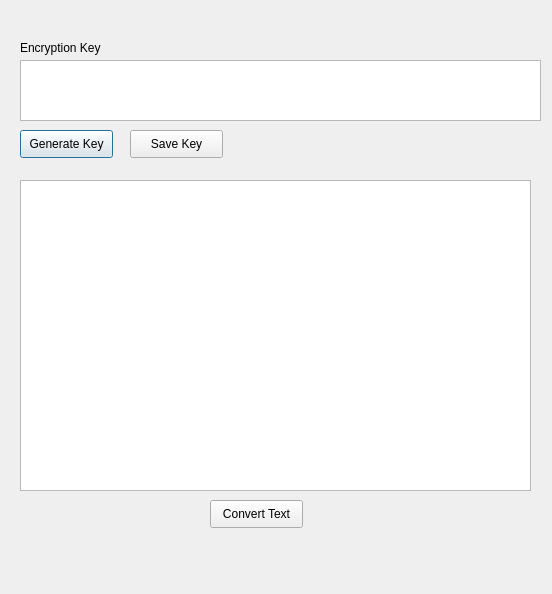
<?xml version="1.0" encoding="UTF-8"?>
<ui version="4.0">
 <class>Codex</class>
 <widget class="QDialog" name="Codex">
  <property name="geometry">
   <rect>
    <x>0</x>
    <y>0</y>
    <width>552</width>
    <height>594</height>
   </rect>
  </property>
  <property name="tabletTracking">
   <bool>false</bool>
  </property>
  <property name="windowTitle">
   <string>Dialog</string>
  </property>
  <widget class="QTextEdit" name="txtHashKey">
   <property name="geometry">
    <rect>
     <x>20</x>
     <y>60</y>
     <width>521</width>
     <height>61</height>
    </rect>
   </property>
  </widget>
  <widget class="QLabel" name="label">
   <property name="geometry">
    <rect>
     <x>20</x>
     <y>40</y>
     <width>151</width>
     <height>16</height>
    </rect>
   </property>
   <property name="text">
    <string>Encryption Key</string>
   </property>
  </widget>
  <widget class="QPushButton" name="btnGenerate">
   <property name="geometry">
    <rect>
     <x>20</x>
     <y>130</y>
     <width>93</width>
     <height>28</height>
    </rect>
   </property>
   <property name="text">
    <string>Generate Key</string>
   </property>
  </widget>
  <widget class="QPushButton" name="btnSave">
   <property name="geometry">
    <rect>
     <x>130</x>
     <y>130</y>
     <width>93</width>
     <height>28</height>
    </rect>
   </property>
   <property name="text">
    <string>Save Key</string>
   </property>
  </widget>
  <widget class="QPushButton" name="btnConvert">
   <property name="geometry">
    <rect>
     <x>210</x>
     <y>500</y>
     <width>93</width>
     <height>28</height>
    </rect>
   </property>
   <property name="text">
    <string>Convert Text</string>
   </property>
  </widget>
  <widget class="QLabel" name="lblWarning">
   <property name="geometry">
    <rect>
     <x>30</x>
     <y>20</y>
     <width>491</width>
     <height>20</height>
    </rect>
   </property>
   <property name="font">
    <font>
     <weight>75</weight>
     <bold>true</bold>
    </font>
   </property>
   <property name="autoFillBackground">
    <bool>false</bool>
   </property>
   <property name="text">
    <string>&lt;html&gt;&lt;head/&gt;&lt;body&gt;&lt;p&gt;&lt;br/&gt;&lt;/p&gt;&lt;/body&gt;&lt;/html&gt;</string>
   </property>
  </widget>
  <widget class="QTextEdit" name="txtText">
   <property name="geometry">
    <rect>
     <x>20</x>
     <y>180</y>
     <width>511</width>
     <height>311</height>
    </rect>
   </property>
  </widget>
 </widget>
 <resources/>
 <connections/>
</ui>
